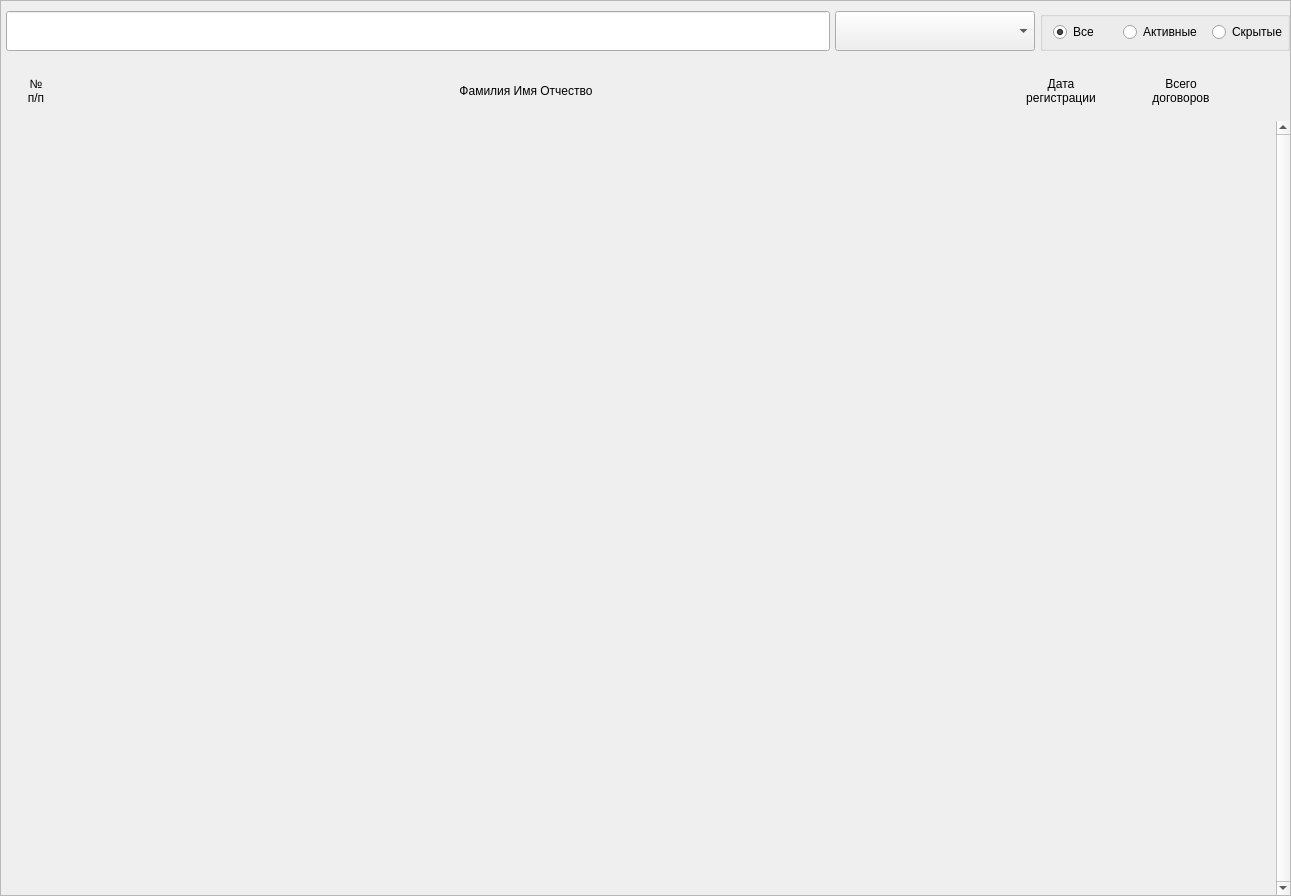
<?xml version="1.0" encoding="UTF-8"?>
<ui version="4.0">
 <class>ArendatorsListWindow</class>
 <widget class="QMainWindow" name="ArendatorsListWindow">
  <property name="geometry">
   <rect>
    <x>0</x>
    <y>0</y>
    <width>1291</width>
    <height>896</height>
   </rect>
  </property>
  <property name="windowTitle">
   <string>MainWindow</string>
  </property>
  <widget class="QWidget" name="centralwidget">
   <layout class="QVBoxLayout" name="verticalLayout">
    <property name="spacing">
     <number>0</number>
    </property>
    <property name="leftMargin">
     <number>0</number>
    </property>
    <property name="topMargin">
     <number>0</number>
    </property>
    <property name="rightMargin">
     <number>0</number>
    </property>
    <property name="bottomMargin">
     <number>0</number>
    </property>
    <item>
     <widget class="QFrame" name="frm_arendators">
      <property name="sizePolicy">
       <sizepolicy hsizetype="Preferred" vsizetype="Expanding">
        <horstretch>0</horstretch>
        <verstretch>0</verstretch>
       </sizepolicy>
      </property>
      <property name="frameShape">
       <enum>QFrame::StyledPanel</enum>
      </property>
      <property name="frameShadow">
       <enum>QFrame::Raised</enum>
      </property>
      <property name="lineWidth">
       <number>0</number>
      </property>
      <layout class="QVBoxLayout" name="verticalLayout_2">
       <property name="spacing">
        <number>5</number>
       </property>
       <property name="leftMargin">
        <number>5</number>
       </property>
       <property name="topMargin">
        <number>10</number>
       </property>
       <property name="rightMargin">
        <number>0</number>
       </property>
       <property name="bottomMargin">
        <number>0</number>
       </property>
       <item>
        <layout class="QVBoxLayout" name="verticalLayout_4">
         <property name="spacing">
          <number>5</number>
         </property>
         <property name="bottomMargin">
          <number>5</number>
         </property>
         <item>
          <layout class="QHBoxLayout" name="layoutSearchArendator">
           <property name="spacing">
            <number>5</number>
           </property>
           <property name="bottomMargin">
            <number>15</number>
           </property>
           <item>
            <widget class="QLineEdit" name="surname___text">
             <property name="minimumSize">
              <size>
               <width>0</width>
               <height>40</height>
              </size>
             </property>
             <property name="clearButtonEnabled">
              <bool>true</bool>
             </property>
            </widget>
           </item>
           <item>
            <widget class="QComboBox" name="cb_arendators">
             <property name="minimumSize">
              <size>
               <width>200</width>
               <height>40</height>
              </size>
             </property>
             <property name="placeholderText">
              <string>Сортировать по...</string>
             </property>
            </widget>
           </item>
           <item>
            <widget class="QGroupBox" name="groupBox">
             <property name="minimumSize">
              <size>
               <width>250</width>
               <height>0</height>
              </size>
             </property>
             <property name="title">
              <string/>
             </property>
             <layout class="QHBoxLayout" name="horizontalLayout_6">
              <property name="spacing">
               <number>10</number>
              </property>
              <property name="leftMargin">
               <number>10</number>
              </property>
              <property name="topMargin">
               <number>0</number>
              </property>
              <property name="rightMargin">
               <number>0</number>
              </property>
              <property name="bottomMargin">
               <number>0</number>
              </property>
              <item>
               <widget class="QRadioButton" name="hiden_arendator__all">
                <property name="minimumSize">
                 <size>
                  <width>0</width>
                  <height>30</height>
                 </size>
                </property>
                <property name="text">
                 <string>Все</string>
                </property>
                <property name="checked">
                 <bool>true</bool>
                </property>
               </widget>
              </item>
              <item>
               <widget class="QRadioButton" name="hiden_arendator__active">
                <property name="minimumSize">
                 <size>
                  <width>0</width>
                  <height>30</height>
                 </size>
                </property>
                <property name="text">
                 <string>Активные</string>
                </property>
               </widget>
              </item>
              <item>
               <widget class="QRadioButton" name="hiden_arendator__hidened">
                <property name="minimumSize">
                 <size>
                  <width>0</width>
                  <height>30</height>
                 </size>
                </property>
                <property name="text">
                 <string>Скрытые</string>
                </property>
               </widget>
              </item>
             </layout>
            </widget>
           </item>
          </layout>
         </item>
         <item>
          <layout class="QHBoxLayout" name="horizontalLayout_7">
           <property name="spacing">
            <number>5</number>
           </property>
           <property name="bottomMargin">
            <number>0</number>
           </property>
           <item>
            <widget class="QLabel" name="label">
             <property name="sizePolicy">
              <sizepolicy hsizetype="Preferred" vsizetype="Preferred">
               <horstretch>0</horstretch>
               <verstretch>0</verstretch>
              </sizepolicy>
             </property>
             <property name="minimumSize">
              <size>
               <width>60</width>
               <height>40</height>
              </size>
             </property>
             <property name="maximumSize">
              <size>
               <width>60</width>
               <height>40</height>
              </size>
             </property>
             <property name="text">
              <string>№
п/п</string>
             </property>
             <property name="alignment">
              <set>Qt::AlignCenter</set>
             </property>
            </widget>
           </item>
           <item>
            <widget class="QLabel" name="label_2">
             <property name="sizePolicy">
              <sizepolicy hsizetype="Expanding" vsizetype="Preferred">
               <horstretch>0</horstretch>
               <verstretch>0</verstretch>
              </sizepolicy>
             </property>
             <property name="minimumSize">
              <size>
               <width>0</width>
               <height>40</height>
              </size>
             </property>
             <property name="maximumSize">
              <size>
               <width>16777215</width>
               <height>40</height>
              </size>
             </property>
             <property name="text">
              <string>Фамилия Имя Отчество</string>
             </property>
             <property name="alignment">
              <set>Qt::AlignCenter</set>
             </property>
            </widget>
           </item>
           <item>
            <widget class="QLabel" name="label_3">
             <property name="sizePolicy">
              <sizepolicy hsizetype="Preferred" vsizetype="Preferred">
               <horstretch>0</horstretch>
               <verstretch>0</verstretch>
              </sizepolicy>
             </property>
             <property name="minimumSize">
              <size>
               <width>150</width>
               <height>40</height>
              </size>
             </property>
             <property name="maximumSize">
              <size>
               <width>150</width>
               <height>40</height>
              </size>
             </property>
             <property name="text">
              <string>Дата
регистрации</string>
             </property>
             <property name="alignment">
              <set>Qt::AlignCenter</set>
             </property>
            </widget>
           </item>
           <item>
            <widget class="QLabel" name="label_4">
             <property name="sizePolicy">
              <sizepolicy hsizetype="Preferred" vsizetype="Minimum">
               <horstretch>0</horstretch>
               <verstretch>0</verstretch>
              </sizepolicy>
             </property>
             <property name="minimumSize">
              <size>
               <width>80</width>
               <height>40</height>
              </size>
             </property>
             <property name="maximumSize">
              <size>
               <width>80</width>
               <height>40</height>
              </size>
             </property>
             <property name="text">
              <string>Всего
договоров</string>
             </property>
             <property name="alignment">
              <set>Qt::AlignCenter</set>
             </property>
            </widget>
           </item>
           <item alignment="Qt::AlignTop">
            <widget class="QLabel" name="lbl_indent_elements">
             <property name="sizePolicy">
              <sizepolicy hsizetype="Preferred" vsizetype="Minimum">
               <horstretch>0</horstretch>
               <verstretch>0</verstretch>
              </sizepolicy>
             </property>
             <property name="minimumSize">
              <size>
               <width>40</width>
               <height>40</height>
              </size>
             </property>
             <property name="maximumSize">
              <size>
               <width>40</width>
               <height>40</height>
              </size>
             </property>
             <property name="text">
              <string/>
             </property>
            </widget>
           </item>
           <item alignment="Qt::AlignTop">
            <widget class="QLabel" name="label_6">
             <property name="sizePolicy">
              <sizepolicy hsizetype="Preferred" vsizetype="Minimum">
               <horstretch>0</horstretch>
               <verstretch>0</verstretch>
              </sizepolicy>
             </property>
             <property name="minimumSize">
              <size>
               <width>19</width>
               <height>40</height>
              </size>
             </property>
             <property name="maximumSize">
              <size>
               <width>0</width>
               <height>40</height>
              </size>
             </property>
             <property name="text">
              <string/>
             </property>
            </widget>
           </item>
          </layout>
         </item>
        </layout>
       </item>
       <item>
        <widget class="QScrollArea" name="scrollArea">
         <property name="frameShape">
          <enum>QFrame::NoFrame</enum>
         </property>
         <property name="lineWidth">
          <number>1</number>
         </property>
         <property name="verticalScrollBarPolicy">
          <enum>Qt::ScrollBarAlwaysOn</enum>
         </property>
         <property name="widgetResizable">
          <bool>true</bool>
         </property>
         <widget class="QWidget" name="scrollAreaWidgetContents">
          <property name="geometry">
           <rect>
            <x>0</x>
            <y>0</y>
            <width>1267</width>
            <height>770</height>
           </rect>
          </property>
          <layout class="QVBoxLayout" name="verticalLayout_3">
           <property name="spacing">
            <number>0</number>
           </property>
           <property name="leftMargin">
            <number>0</number>
           </property>
           <property name="topMargin">
            <number>0</number>
           </property>
           <property name="rightMargin">
            <number>0</number>
           </property>
           <property name="bottomMargin">
            <number>0</number>
           </property>
           <item>
            <layout class="QVBoxLayout" name="arendators_base_layout">
             <property name="spacing">
              <number>5</number>
             </property>
            </layout>
           </item>
           <item>
            <spacer name="verticalSpacer">
             <property name="orientation">
              <enum>Qt::Vertical</enum>
             </property>
             <property name="sizeHint" stdset="0">
              <size>
               <width>20</width>
               <height>1000</height>
              </size>
             </property>
            </spacer>
           </item>
          </layout>
         </widget>
        </widget>
       </item>
      </layout>
     </widget>
    </item>
   </layout>
  </widget>
 </widget>
 <resources/>
 <connections/>
</ui>
